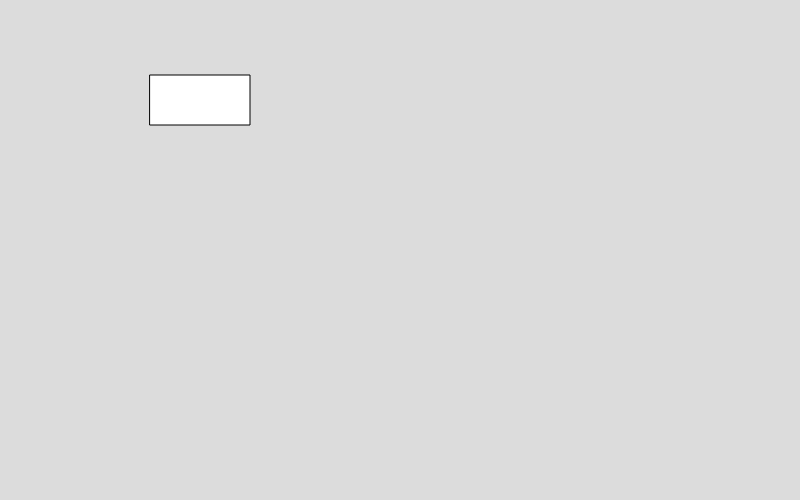
Frame 1 (no input)
Frame 60 (no input): identical to frame 1, image omitted
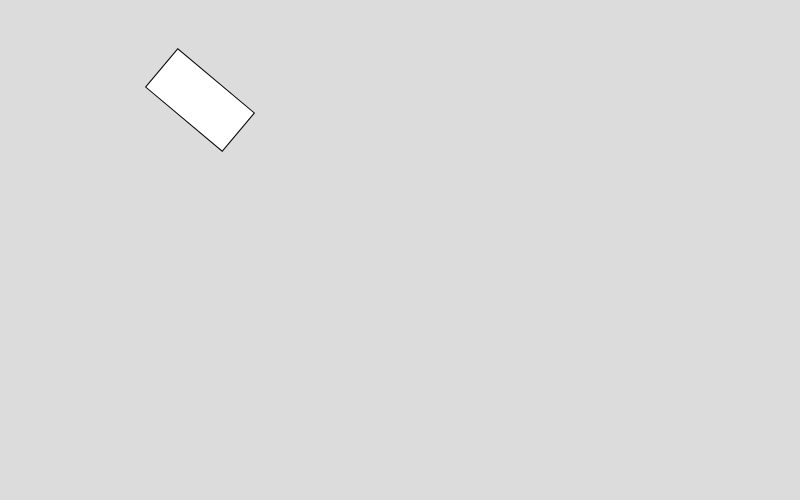
Frame 120 (the mouse pressed at the canvas centre since frame 60)

The p5.js sketch that drew these frames (run headless with seeded random() and noise() and a simulated clock; from frame 60 on, the mouse is pressed at the canvas centre):

// p5.js sketch
// ── sketch.js
function setup() {
  createCanvas(800, 500);
}

function draw() {
  background(220);

  // verschiebt das Zeichenkoordinatensystem in x / y ( / und z) Richtung 
  translate(200, 100);

  point(0, 0);

  // rotiert das Zeichenkoordinatensystem um seinen Ursprung
  // alles was danach gezeichnet wird, wir im neuen System gezeichnet
  rotate(radians(mouseX));

  // Rechteck wird um seine Mitte gedreht
  // alternativ rectMode(CENTER);
  rect(-50, -25, 100, 50);

  // Skalierung vom Ursprung aus
  // Standartwerte (keine Auswirkung) sind 1, 1 (, 1)
  let scaleValue = mouseY/10;
  scale(scaleValue, scaleValue);
  rect(120, 80, 60, 80);
}
